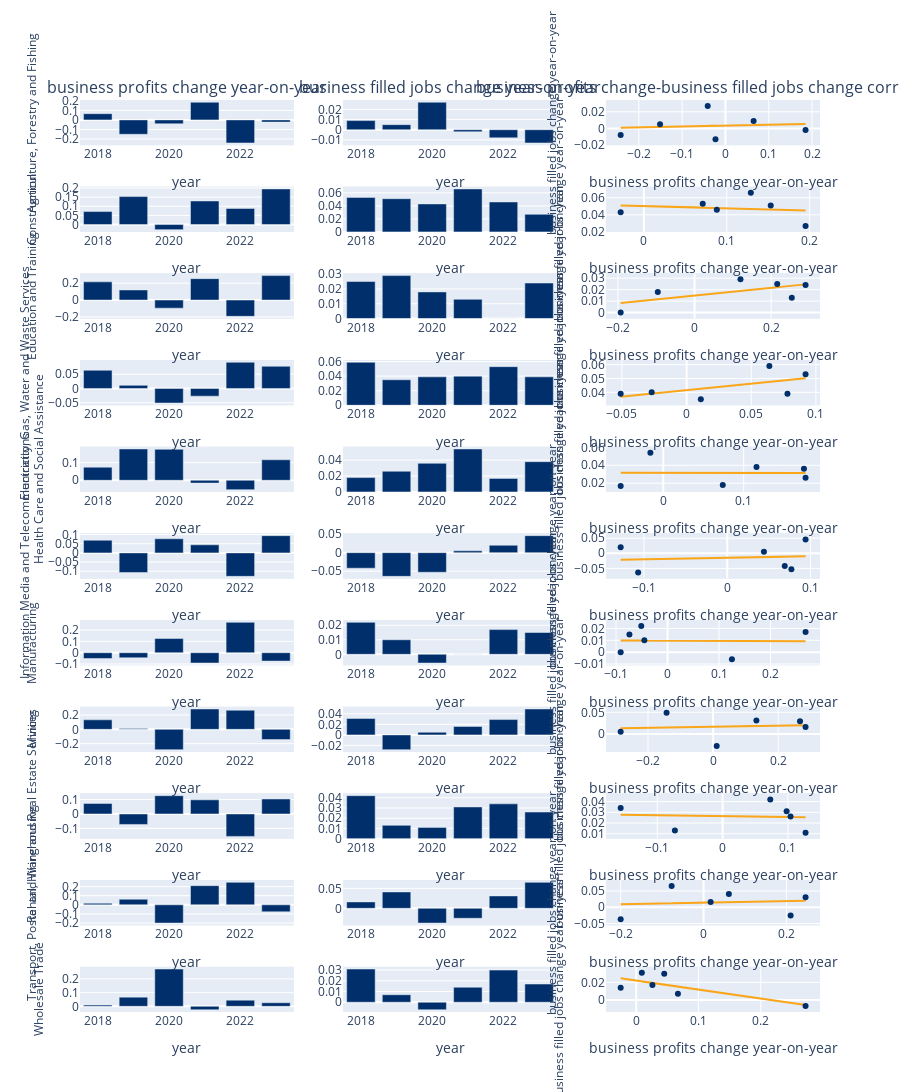

Notebook code cell kept with this figure:
### Markdown cell above
#### business profits - filled jobs correlation

### Code cell
explore_correlations(df_bus_metric_corr, 'industry', 'year_time', 'year', 'profits_yearly_change', 'business profits change', 'filled_jobs_yearly_change', 'business filled jobs change')

### Figure 1 — Plotly figure (JSON) as saved in the notebook; plotly's stock layout.template omitted (floating-point values rounded to 4 significant figures)
{"data": [{"marker": {"color": "#002F6B"}, "name": "business profits change year-on-year", "type": "bar", "x": ["2018-01-01T00:00:00.000000000", "2019-01-01T00:00:00.000000000", "2020-01-01T00:00:00.000000000", "2021-01-01T00:00:00.000000000", "2022-01-01T00:00:00.000000000", "2023-01-01T00:00:00.000000000"], "xaxis": "x", "y": [0.065, -0.151, -0.041, 0.185, -0.242, -0.023], "yaxis": "y", "zorder": 1}, {"marker": {"color": "#002F6B"}, "name": "business filled jobs change year-on-year", "type": "bar", "x": ["2018-01-01T00:00:00.000000000", "2019-01-01T00:00:00.000000000", "2020-01-01T00:00:00.000000000", "2021-01-01T00:00:00.000000000", "2022-01-01T00:00:00.000000000", "2023-01-01T00:00:00.000000000"], "xaxis": "x2", "y": [0.009, 0.005, 0.027, -0.002, -0.008, -0.013], "yaxis": "y2", "zorder": 1}, {"marker": {"color": "#002F6B"}, "mode": "markers", "name": "business profits change-business filled jobs change correlation", "type": "scatter", "x": [0.065, -0.151, -0.041, 0.185, -0.242, -0.023], "xaxis": "x3", "y": [0.009, 0.005, 0.027, -0.002, -0.008, -0.013], "yaxis": "y3", "zorder": 1}, {"line": {"color": "#FAA61A", "dash": "solid"}, "mode": "lines", "name": "Agriculture, Forestry and Fishing Fit", "showlegend": false, "type": "scatter", "x": [0.065, -0.151, -0.041, 0.185, -0.242, -0.023], "xaxis": "x3", "y": [0.004047, 0.001774, 0.002932, 0.00531, 0.0008163, 0.003121], "yaxis": "y3"}, {"marker": {"color": "#002F6B"}, "name": "business profits change year-on-year", "type": "bar", "x": ["2018-01-01T00:00:00.000000000", "2019-01-01T00:00:00.000000000", "2020-01-01T00:00:00.000000000", "2021-01-01T00:00:00.000000000", "2022-01-01T00:00:00.000000000", "2023-01-01T00:00:00.000000000"], "xaxis": "x4", "y": [0.071, 0.153, -0.028, 0.129, 0.088, 0.195], "yaxis": "y4", "zorder": 1}, {"marker": {"color": "#002F6B"}, "name": "business filled jobs change year-on-year", "type": "bar", "x": ["2018-01-01T00:00:00.000000000", "2019-01-01T00:00:00.000000000", "2020-01-01T00:00:00.000000000", "2021-01-01T00:00:00.000000000", "2022-01-01T00:00:00.000000000", "2023-01-01T00:00:00.000000000"], "xaxis": "x5", "y": [0.053, 0.051, 0.043, 0.066, 0.046, 0.027], "yaxis": "y5", "zorder": 1}, {"marker": {"color": "#002F6B"}, "mode": "markers", "name": "business profits change-business filled jobs change correlation", "type": "scatter", "x": [0.071, 0.153, -0.028, 0.129, 0.088, 0.195], "xaxis": "x6", "y": [0.053, 0.051, 0.043, 0.066, 0.046, 0.027], "yaxis": "y6", "zorder": 1}, {"line": {"color": "#FAA61A", "dash": "solid"}, "mode": "lines", "name": "Construction Fit", "showlegend": false, "type": "scatter", "x": [0.071, 0.153, -0.028, 0.129, 0.088, 0.195], "xaxis": "x6", "y": [0.04847, 0.0463, 0.05108, 0.04694, 0.04802, 0.0452], "yaxis": "y6"}, {"marker": {"color": "#002F6B"}, "name": "business profits change year-on-year", "type": "bar", "x": ["2018-01-01T00:00:00.000000000", "2019-01-01T00:00:00.000000000", "2020-01-01T00:00:00.000000000", "2021-01-01T00:00:00.000000000", "2022-01-01T00:00:00.000000000", "2023-01-01T00:00:00.000000000"], "xaxis": "x7", "y": [0.216, 0.12, -0.096, 0.254, -0.193, 0.29], "yaxis": "y7", "zorder": 1}, {"marker": {"color": "#002F6B"}, "name": "business filled jobs change year-on-year", "type": "bar", "x": ["2018-01-01T00:00:00.000000000", "2019-01-01T00:00:00.000000000", "2020-01-01T00:00:00.000000000", "2021-01-01T00:00:00.000000000", "2022-01-01T00:00:00.000000000", "2023-01-01T00:00:00.000000000"], "xaxis": "x8", "y": [0.025, 0.029, 0.018, 0.013, 0.0, 0.024], "yaxis": "y8", "zorder": 1}, {"marker": {"color": "#002F6B"}, "mode": "markers", "name": "business profits change-business filled jobs change correlation", "type": "scatter", "x": [0.216, 0.12, -0.096, 0.254, -0.193, 0.29], "xaxis": "x9", "y": [0.025, 0.029, 0.018, 0.013, 0.0, 0.024], "yaxis": "y9", "zorder": 1}, {"line": {"color": "#FAA61A", "dash": "solid"}, "mode": "lines", "name": "Education and Training Fit", "showlegend": false, "type": "scatter", "x": [0.216, 0.12, -0.096, 0.254, -0.193, 0.29], "xaxis": "x9", "y": [0.02213, 0.01889, 0.0116, 0.02341, 0.008332, 0.02463], "yaxis": "y9"}, {"marker": {"color": "#002F6B"}, "name": "business profits change year-on-year", "type": "bar", "x": ["2018-01-01T00:00:00.000000000", "2019-01-01T00:00:00.000000000", "2020-01-01T00:00:00.000000000", "2021-01-01T00:00:00.000000000", "2022-01-01T00:00:00.000000000", "2023-01-01T00:00:00.000000000"], "xaxis": "x10", "y": [0.064, 0.011, -0.051, -0.027, 0.092, 0.078], "yaxis": "y10", "zorder": 1}, {"marker": {"color": "#002F6B"}, "name": "business filled jobs change year-on-year", "type": "bar", "x": ["2018-01-01T00:00:00.000000000", "2019-01-01T00:00:00.000000000", "2020-01-01T00:00:00.000000000", "2021-01-01T00:00:00.000000000", "2022-01-01T00:00:00.000000000", "2023-01-01T00:00:00.000000000"], "xaxis": "x11", "y": [0.059, 0.035, 0.039, 0.04, 0.053, 0.039], "yaxis": "y11", "zorder": 1}, {"marker": {"color": "#002F6B"}, "mode": "markers", "name": "business profits change-business filled jobs change correlation", "type": "scatter", "x": [0.064, 0.011, -0.051, -0.027, 0.092, 0.078], "xaxis": "x12", "y": [0.059, 0.035, 0.039, 0.04, 0.053, 0.039], "yaxis": "y12", "zorder": 1}, {"line": {"color": "#FAA61A", "dash": "solid"}, "mode": "lines", "name": "Electricity, Gas, Water and Waste Services Fit", "showlegend": false, "type": "scatter", "x": [0.064, 0.011, -0.051, -0.027, 0.092, 0.078], "xaxis": "x12", "y": [0.04755, 0.04259, 0.03678, 0.03903, 0.05018, 0.04887], "yaxis": "y12"}, {"marker": {"color": "#002F6B"}, "name": "business profits change year-on-year", "type": "bar", "x": ["2018-01-01T00:00:00.000000000", "2019-01-01T00:00:00.000000000", "2020-01-01T00:00:00.000000000", "2021-01-01T00:00:00.000000000", "2022-01-01T00:00:00.000000000", "2023-01-01T00:00:00.000000000"], "xaxis": "x13", "y": [0.074, 0.177, 0.175, -0.016, -0.053, 0.116], "yaxis": "y13", "zorder": 1}, {"marker": {"color": "#002F6B"}, "name": "business filled jobs change year-on-year", "type": "bar", "x": ["2018-01-01T00:00:00.000000000", "2019-01-01T00:00:00.000000000", "2020-01-01T00:00:00.000000000", "2021-01-01T00:00:00.000000000", "2022-01-01T00:00:00.000000000", "2023-01-01T00:00:00.000000000"], "xaxis": "x14", "y": [0.018, 0.026, 0.036, 0.054, 0.017, 0.038], "yaxis": "y14", "zorder": 1}, {"marker": {"color": "#002F6B"}, "mode": "markers", "name": "business profits change-business filled jobs change correlation", "type": "scatter", "x": [0.074, 0.177, 0.175, -0.016, -0.053, 0.116], "xaxis": "x15", "y": [0.018, 0.026, 0.036, 0.054, 0.017, 0.038], "yaxis": "y15", "zorder": 1}, {"line": {"color": "#FAA61A", "dash": "solid"}, "mode": "lines", "name": "Health Care and Social Assistance Fit", "showlegend": false, "type": "scatter", "x": [0.074, 0.177, 0.175, -0.016, -0.053, 0.116], "xaxis": "x15", "y": [0.0315, 0.03145, 0.03145, 0.03155, 0.03156, 0.03148], "yaxis": "y15"}, {"marker": {"color": "#002F6B"}, "name": "business profits change year-on-year", "type": "bar", "x": ["2018-01-01T00:00:00.000000000", "2019-01-01T00:00:00.000000000", "2020-01-01T00:00:00.000000000", "2021-01-01T00:00:00.000000000", "2022-01-01T00:00:00.000000000", "2023-01-01T00:00:00.000000000"], "xaxis": "x16", "y": [0.069, -0.107, 0.077, 0.044, -0.128, 0.094], "yaxis": "y16", "zorder": 1}, {"marker": {"color": "#002F6B"}, "name": "business filled jobs change year-on-year", "type": "bar", "x": ["2018-01-01T00:00:00.000000000", "2019-01-01T00:00:00.000000000", "2020-01-01T00:00:00.000000000", "2021-01-01T00:00:00.000000000", "2022-01-01T00:00:00.000000000", "2023-01-01T00:00:00.000000000"], "xaxis": "x17", "y": [-0.042, -0.064, -0.053, 0.005, 0.02, 0.046], "yaxis": "y17", "zorder": 1}, {"marker": {"color": "#002F6B"}, "mode": "markers", "name": "business profits change-business filled jobs change correlation", "type": "scatter", "x": [0.069, -0.107, 0.077, 0.044, -0.128, 0.094], "xaxis": "x18", "y": [-0.042, -0.064, -0.053, 0.005, 0.02, 0.046], "yaxis": "y18", "zorder": 1}, {"line": {"color": "#FAA61A", "dash": "solid"}, "mode": "lines", "name": "Information Media and Telecommunications Fit", "showlegend": false, "type": "scatter", "x": [0.069, -0.107, 0.077, 0.044, -0.128, 0.094], "xaxis": "x18", "y": [-0.01147, -0.02072, -0.01105, -0.01278, -0.02183, -0.01015], "yaxis": "y18"}, {"marker": {"color": "#002F6B"}, "name": "business profits change year-on-year", "type": "bar", "x": ["2018-01-01T00:00:00.000000000", "2019-01-01T00:00:00.000000000", "2020-01-01T00:00:00.000000000", "2021-01-01T00:00:00.000000000", "2022-01-01T00:00:00.000000000", "2023-01-01T00:00:00.000000000"], "xaxis": "x19", "y": [-0.051, -0.045, 0.125, -0.091, 0.268, -0.074], "yaxis": "y19", "zorder": 1}, {"marker": {"color": "#002F6B"}, "name": "business filled jobs change year-on-year", "type": "bar", "x": ["2018-01-01T00:00:00.000000000", "2019-01-01T00:00:00.000000000", "2020-01-01T00:00:00.000000000", "2021-01-01T00:00:00.000000000", "2022-01-01T00:00:00.000000000", "2023-01-01T00:00:00.000000000"], "xaxis": "x20", "y": [0.022, 0.01, -0.006, 0.0, 0.017, 0.015], "yaxis": "y20", "zorder": 1}, {"marker": {"color": "#002F6B"}, "mode": "markers", "name": "business profits change-business filled jobs change correlation", "type": "scatter", "x": [-0.051, -0.045, 0.125, -0.091, 0.268, -0.074], "xaxis": "x21", "y": [0.022, 0.01, -0.006, 0.0, 0.017, 0.015], "yaxis": "y21", "zorder": 1}, {"line": {"color": "#FAA61A", "dash": "solid"}, "mode": "lines", "name": "Manufacturing Fit", "showlegend": false, "type": "scatter", "x": [-0.051, -0.045, 0.125, -0.091, 0.268, -0.074], "xaxis": "x21", "y": [0.009774, 0.009766, 0.009515, 0.009834, 0.009303, 0.009808], "yaxis": "y21"}, {"marker": {"color": "#002F6B"}, "name": "business profits change year-on-year", "type": "bar", "x": ["2018-01-01T00:00:00.000000000", "2019-01-01T00:00:00.000000000", "2020-01-01T00:00:00.000000000", "2021-01-01T00:00:00.000000000", "2022-01-01T00:00:00.000000000", "2023-01-01T00:00:00.000000000"], "xaxis": "x22", "y": [0.133, 0.011, -0.284, 0.284, 0.267, -0.143], "yaxis": "y22", "zorder": 1}, {"marker": {"color": "#002F6B"}, "name": "business filled jobs change year-on-year", "type": "bar", "x": ["2018-01-01T00:00:00.000000000", "2019-01-01T00:00:00.000000000", "2020-01-01T00:00:00.000000000", "2021-01-01T00:00:00.000000000", "2022-01-01T00:00:00.000000000", "2023-01-01T00:00:00.000000000"], "xaxis": "x23", "y": [0.031, -0.028, 0.005, 0.016, 0.029, 0.049], "yaxis": "y23", "zorder": 1}, {"marker": {"color": "#002F6B"}, "mode": "markers", "name": "business profits change-business filled jobs change correlation", "type": "scatter", "x": [0.133, 0.011, -0.284, 0.284, 0.267, -0.143], "xaxis": "x24", "y": [0.031, -0.028, 0.005, 0.016, 0.029, 0.049], "yaxis": "y24", "zorder": 1}, {"line": {"color": "#FAA61A", "dash": "solid"}, "mode": "lines", "name": "Mining Fit", "showlegend": false, "type": "scatter", "x": [0.133, 0.011, -0.284, 0.284, 0.267, -0.143], "xaxis": "x24", "y": [0.01806, 0.01659, 0.01304, 0.01988, 0.01968, 0.01474], "yaxis": "y24"}, {"marker": {"color": "#002F6B"}, "name": "business profits change year-on-year", "type": "bar", "x": ["2018-01-01T00:00:00.000000000", "2019-01-01T00:00:00.000000000", "2020-01-01T00:00:00.000000000", "2021-01-01T00:00:00.000000000", "2022-01-01T00:00:00.000000000", "2023-01-01T00:00:00.000000000"], "xaxis": "x25", "y": [0.073, -0.073, 0.127, 0.098, -0.156, 0.104], "yaxis": "y25", "zorder": 1}, {"marker": {"color": "#002F6B"}, "name": "business filled jobs change year-on-year", "type": "bar", "x": ["2018-01-01T00:00:00.000000000", "2019-01-01T00:00:00.000000000", "2020-01-01T00:00:00.000000000", "2021-01-01T00:00:00.000000000", "2022-01-01T00:00:00.000000000", "2023-01-01T00:00:00.000000000"], "xaxis": "x26", "y": [0.042, 0.013, 0.011, 0.031, 0.034, 0.026], "yaxis": "y26", "zorder": 1}, {"marker": {"color": "#002F6B"}, "mode": "markers", "name": "business profits change-business filled jobs change correlation", "type": "scatter", "x": [0.073, -0.073, 0.127, 0.098, -0.156, 0.104], "xaxis": "x27", "y": [0.042, 0.013, 0.011, 0.031, 0.034, 0.026], "yaxis": "y27", "zorder": 1}, {"line": {"color": "#FAA61A", "dash": "solid"}, "mode": "lines", "name": "Rental, Hiring and Real Estate Services Fit", "showlegend": false, "type": "scatter", "x": [0.073, -0.073, 0.127, 0.098, -0.156, 0.104], "xaxis": "x27", "y": [0.02579, 0.02705, 0.02532, 0.02557, 0.02776, 0.02552], "yaxis": "y27"}, {"marker": {"color": "#002F6B"}, "name": "business profits change year-on-year", "type": "bar", "x": ["2018-01-01T00:00:00.000000000", "2019-01-01T00:00:00.000000000", "2020-01-01T00:00:00.000000000", "2021-01-01T00:00:00.000000000", "2022-01-01T00:00:00.000000000", "2023-01-01T00:00:00.000000000"], "xaxis": "x28", "y": [0.017, 0.061, -0.2, 0.21, 0.246, -0.077], "yaxis": "y28", "zorder": 1}, {"marker": {"color": "#002F6B"}, "name": "business filled jobs change year-on-year", "type": "bar", "x": ["2018-01-01T00:00:00.000000000", "2019-01-01T00:00:00.000000000", "2020-01-01T00:00:00.000000000", "2021-01-01T00:00:00.000000000", "2022-01-01T00:00:00.000000000", "2023-01-01T00:00:00.000000000"], "xaxis": "x29", "y": [0.016, 0.041, -0.037, -0.025, 0.031, 0.065], "yaxis": "y29", "zorder": 1}, {"marker": {"color": "#002F6B"}, "mode": "markers", "name": "business profits change-business filled jobs change correlation", "type": "scatter", "x": [0.017, 0.061, -0.2, 0.21, 0.246, -0.077], "xaxis": "x30", "y": [0.016, 0.041, -0.037, -0.025, 0.031, 0.065], "yaxis": "y30", "zorder": 1}, {"line": {"color": "#FAA61A", "dash": "solid"}, "mode": "lines", "name": "Transport, Postal and Warehousing Fit", "showlegend": false, "type": "scatter", "x": [0.017, 0.061, -0.2, 0.21, 0.246, -0.077], "xaxis": "x30", "y": [0.01451, 0.01563, 0.008999, 0.01941, 0.02033, 0.01212], "yaxis": "y30"}, {"marker": {"color": "#002F6B"}, "name": "business profits change year-on-year", "type": "bar", "x": ["2018-01-01T00:00:00.000000000", "2019-01-01T00:00:00.000000000", "2020-01-01T00:00:00.000000000", "2021-01-01T00:00:00.000000000", "2022-01-01T00:00:00.000000000", "2023-01-01T00:00:00.000000000"], "xaxis": "x31", "y": [0.009, 0.067, 0.272, -0.025, 0.045, 0.026], "yaxis": "y31", "zorder": 1}, {"marker": {"color": "#002F6B"}, "name": "business filled jobs change year-on-year", "type": "bar", "x": ["2018-01-01T00:00:00.000000000", "2019-01-01T00:00:00.000000000", "2020-01-01T00:00:00.000000000", "2021-01-01T00:00:00.000000000", "2022-01-01T00:00:00.000000000", "2023-01-01T00:00:00.000000000"], "xaxis": "x32", "y": [0.031, 0.007, -0.007, 0.014, 0.03, 0.017], "yaxis": "y32", "zorder": 1}, {"marker": {"color": "#002F6B"}, "mode": "markers", "name": "business profits change-business filled jobs change correlation", "type": "scatter", "x": [0.009, 0.067, 0.272, -0.025, 0.045, 0.026], "xaxis": "x33", "y": [0.031, 0.007, -0.007, 0.014, 0.03, 0.017], "yaxis": "y33", "zorder": 1}, {"line": {"color": "#FAA61A", "dash": "solid"}, "mode": "lines", "name": "Wholesale Trade Fit", "showlegend": false, "type": "scatter", "x": [0.009, 0.067, 0.272, -0.025, 0.045, 0.026], "xaxis": "x33", "y": [0.02116, 0.0152, -0.00587, 0.02465, 0.01746, 0.01941], "yaxis": "y33"}], "layout": {"annotations": [{"font": {"size": 16}, "showarrow": false, "text": "business profits change year-on-year", "x": 0.1444, "xanchor": "center", "xref": "paper", "y": 1.0, "yanchor": "bottom", "yref": "paper"}, {"font": {"size": 16}, "showarrow": false, "text": "business filled jobs change year-on-year", "x": 0.5, "xanchor": "center", "xref": "paper", "y": 1.0, "yanchor": "bottom", "yref": "paper"}, {"font": {"size": 16}, "showarrow": false, "text": "business profits change-business filled jobs change correlation", "x": 0.8556, "xanchor": "center", "xref": "paper", "y": 1.0, "yanchor": "bottom", "yref": "paper"}], "height": 5000, "showlegend": false, "xaxis": {"anchor": "y", "domain": [0, 0.2889], "title": {"text": "year"}}, "xaxis10": {"anchor": "y10", "domain": [0, 0.2889], "title": {"text": "year"}}, "xaxis11": {"anchor": "y11", "domain": [0.3556, 0.6444], "title": {"text": "year"}}, "xaxis12": {"anchor": "y12", "domain": [0.7111, 1], "title": {"text": "business profits change year-on-year"}}, "xaxis13": {"anchor": "y13", "domain": [0, 0.2889], "title": {"text": "year"}}, "xaxis14": {"anchor": "y14", "domain": [0.3556, 0.6444], "title": {"text": "year"}}, "xaxis15": {"anchor": "y15", "domain": [0.7111, 1], "title": {"text": "business profits change year-on-year"}}, "xaxis16": {"anchor": "y16", "domain": [0, 0.2889], "title": {"text": "year"}}, "xaxis17": {"anchor": "y17", "domain": [0.3556, 0.6444], "title": {"text": "year"}}, "xaxis18": {"anchor": "y18", "domain": [0.7111, 1], "title": {"text": "business profits change year-on-year"}}, "xaxis19": {"anchor": "y19", "domain": [0, 0.2889], "title": {"text": "year"}}, "xaxis2": {"anchor": "y2", "domain": [0.3556, 0.6444], "title": {"text": "year"}}, "xaxis20": {"anchor": "y20", "domain": [0.3556, 0.6444], "title": {"text": "year"}}, "xaxis21": {"anchor": "y21", "domain": [0.7111, 1], "title": {"text": "business profits change year-on-year"}}, "xaxis22": {"anchor": "y22", "domain": [0, 0.2889], "title": {"text": "year"}}, "xaxis23": {"anchor": "y23", "domain": [0.3556, 0.6444], "title": {"text": "year"}}, "xaxis24": {"anchor": "y24", "domain": [0.7111, 1], "title": {"text": "business profits change year-on-year"}}, "xaxis25": {"anchor": "y25", "domain": [0, 0.2889], "title": {"text": "year"}}, "xaxis26": {"anchor": "y26", "domain": [0.3556, 0.6444], "title": {"text": "year"}}, "xaxis27": {"anchor": "y27", "domain": [0.7111, 1], "title": {"text": "business profits change year-on-year"}}, "xaxis28": {"anchor": "y28", "domain": [0, 0.2889], "title": {"text": "year"}}, "xaxis29": {"anchor": "y29", "domain": [0.3556, 0.6444], "title": {"text": "year"}}, "xaxis3": {"anchor": "y3", "domain": [0.7111, 1], "title": {"text": "business profits change year-on-year"}}, "xaxis30": {"anchor": "y30", "domain": [0.7111, 1], "title": {"text": "business profits change year-on-year"}}, "xaxis31": {"anchor": "y31", "domain": [0, 0.2889], "title": {"text": "year"}}, "xaxis32": {"anchor": "y32", "domain": [0.3556, 0.6444], "title": {"text": "year"}}, "xaxis33": {"anchor": "y33", "domain": [0.7111, 1], "title": {"text": "business profits change year-on-year"}}, "xaxis4": {"anchor": "y4", "domain": [0, 0.2889], "title": {"text": "year"}}, "xaxis5": {"anchor": "y5", "domain": [0.3556, 0.6444], "title": {"text": "year"}}, "xaxis6": {"anchor": "y6", "domain": [0.7111, 1], "title": {"text": "business profits change year-on-year"}}, "xaxis7": {"anchor": "y7", "domain": [0, 0.2889], "title": {"text": "year"}}, "xaxis8": {"anchor": "y8", "domain": [0.3556, 0.6444], "title": {"text": "year"}}, "xaxis9": {"anchor": "y9", "domain": [0.7111, 1], "title": {"text": "business profits change year-on-year"}}, "yaxis": {"anchor": "x", "domain": [0.9504, 1.0], "title": {"font": {"size": 12}, "text": "Agriculture, Forestry and Fishing"}}, "yaxis10": {"anchor": "x10", "domain": [0.6653, 0.7149], "title": {"font": {"size": 12}, "text": "Electricity, Gas, Water and Waste Services"}}, "yaxis11": {"anchor": "x11", "domain": [0.6653, 0.7149], "title": {"font": {"size": 12}}}, "yaxis12": {"anchor": "x12", "domain": [0.6653, 0.7149], "title": {"font": {"size": 12}, "text": "business filled jobs change year-on-year"}}, "yaxis13": {"anchor": "x13", "domain": [0.5702, 0.6198], "title": {"font": {"size": 12}, "text": "Health Care and Social Assistance"}}, "yaxis14": {"anchor": "x14", "domain": [0.5702, 0.6198], "title": {"font": {"size": 12}}}, "yaxis15": {"anchor": "x15", "domain": [0.5702, 0.6198], "title": {"font": {"size": 12}, "text": "business filled jobs change year-on-year"}}, "yaxis16": {"anchor": "x16", "domain": [0.4752, 0.5248], "title": {"font": {"size": 12}, "text": "Information Media and Telecommunications"}}, "yaxis17": {"anchor": "x17", "domain": [0.4752, 0.5248], "title": {"font": {"size": 12}}}, "yaxis18": {"anchor": "x18", "domain": [0.4752, 0.5248], "title": {"font": {"size": 12}, "text": "business filled jobs change year-on-year"}}, "yaxis19": {"anchor": "x19", "domain": [0.3802, 0.4298], "title": {"font": {"size": 12}, "text": "Manufacturing"}}, "yaxis2": {"anchor": "x2", "domain": [0.9504, 1.0], "title": {"font": {"size": 12}}}, "yaxis20": {"anchor": "x20", "domain": [0.3802, 0.4298], "title": {"font": {"size": 12}}}, "yaxis21": {"anchor": "x21", "domain": [0.3802, 0.4298], "title": {"font": {"size": 12}, "text": "business filled jobs change year-on-year"}}, "yaxis22": {"anchor": "x22", "domain": [0.2851, 0.3347], "title": {"font": {"size": 12}, "text": "Mining"}}, "yaxis23": {"anchor": "x23", "domain": [0.2851, 0.3347], "title": {"font": {"size": 12}}}, "yaxis24": {"anchor": "x24", "domain": [0.2851, 0.3347], "title": {"font": {"size": 12}, "text": "business filled jobs change year-on-year"}}, "yaxis25": {"anchor": "x25", "domain": [0.1901, 0.2397], "title": {"font": {"size": 12}, "text": "Rental, Hiring and Real Estate Services"}}, "yaxis26": {"anchor": "x26", "domain": [0.1901, 0.2397], "title": {"font": {"size": 12}}}, "yaxis27": {"anchor": "x27", "domain": [0.1901, 0.2397], "title": {"font": {"size": 12}, "text": "business filled jobs change year-on-year"}}, "yaxis28": {"anchor": "x28", "domain": [0.09504, 0.1446], "title": {"font": {"size": 12}, "text": "Transport, Postal and Warehousing"}}, "yaxis29": {"anchor": "x29", "domain": [0.09504, 0.1446], "title": {"font": {"size": 12}}}, "yaxis3": {"anchor": "x3", "domain": [0.9504, 1.0], "title": {"font": {"size": 12}, "text": "business filled jobs change year-on-year"}}, "yaxis30": {"anchor": "x30", "domain": [0.09504, 0.1446], "title": {"font": {"size": 12}, "text": "business filled jobs change year-on-year"}}, "yaxis31": {"anchor": "x31", "domain": [0, 0.04959], "title": {"font": {"size": 12}, "text": "Wholesale Trade"}}, "yaxis32": {"anchor": "x32", "domain": [0, 0.04959], "title": {"font": {"size": 12}}}, "yaxis33": {"anchor": "x33", "domain": [0, 0.04959], "title": {"font": {"size": 12}, "text": "business filled jobs change year-on-year"}}, "yaxis4": {"anchor": "x4", "domain": [0.8554, 0.905], "title": {"font": {"size": 12}, "text": "Construction"}}, "yaxis5": {"anchor": "x5", "domain": [0.8554, 0.905], "title": {"font": {"size": 12}}}, "yaxis6": {"anchor": "x6", "domain": [0.8554, 0.905], "title": {"font": {"size": 12}, "text": "business filled jobs change year-on-year"}}, "yaxis7": {"anchor": "x7", "domain": [0.7603, 0.8099], "title": {"font": {"size": 12}, "text": "Education and Training"}}, "yaxis8": {"anchor": "x8", "domain": [0.7603, 0.8099], "title": {"font": {"size": 12}}}, "yaxis9": {"anchor": "x9", "domain": [0.7603, 0.8099], "title": {"font": {"size": 12}, "text": "business filled jobs change year-on-year"}}}}
